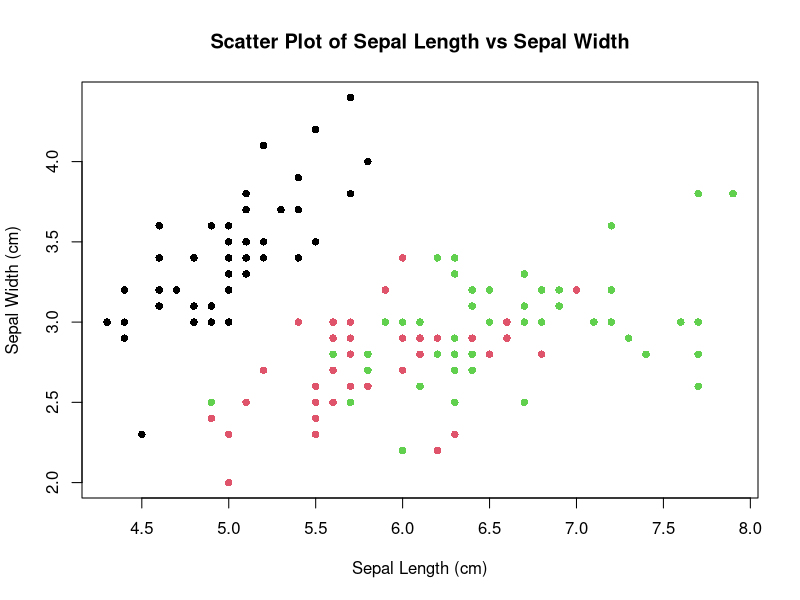
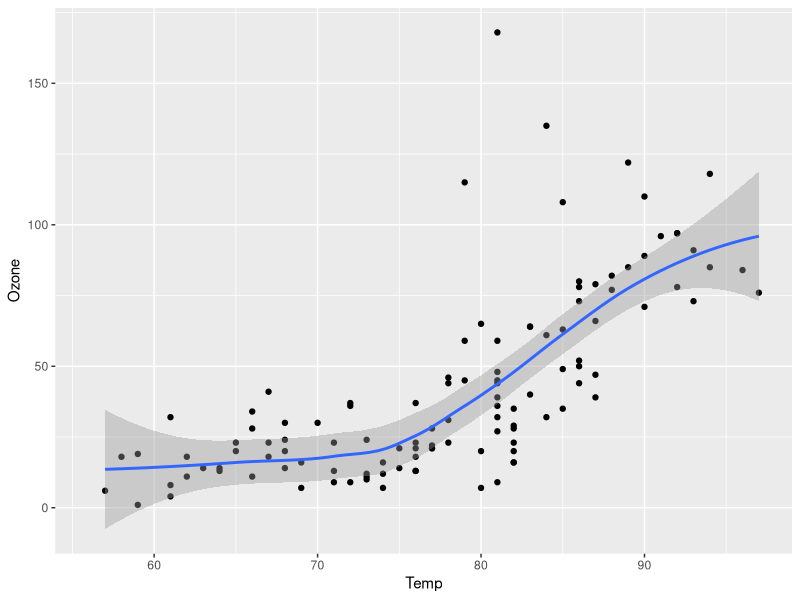

These charts were generated, in order, by the following R code: (Note: this script raises an error after producing the figures.)
## ---- chunk 1
# Set global chunk options to control resolution
knitr::opts_chunk$set(fig.retina = 1)
## ---- chunk 2
data(iris)

plot(iris$Sepal.Length, iris$Sepal.Width, 
     main = "Scatter Plot of Sepal Length vs Sepal Width",
     xlab = "Sepal Length (cm)",
     ylab = "Sepal Width (cm)",
     pch = 16, col = iris$Species)

## ---- chunk 3
#| label: fig-airquality
#| fig-cap: "Temperature and ozone level."
#| warning: false

library(ggplot2)

ggplot(airquality, aes(Temp, Ozone)) + 
  geom_point() + 
  geom_smooth(method = "loess")
## ---- chunk 4
knitr::include_graphics("images/pa_population_density_map.png")
